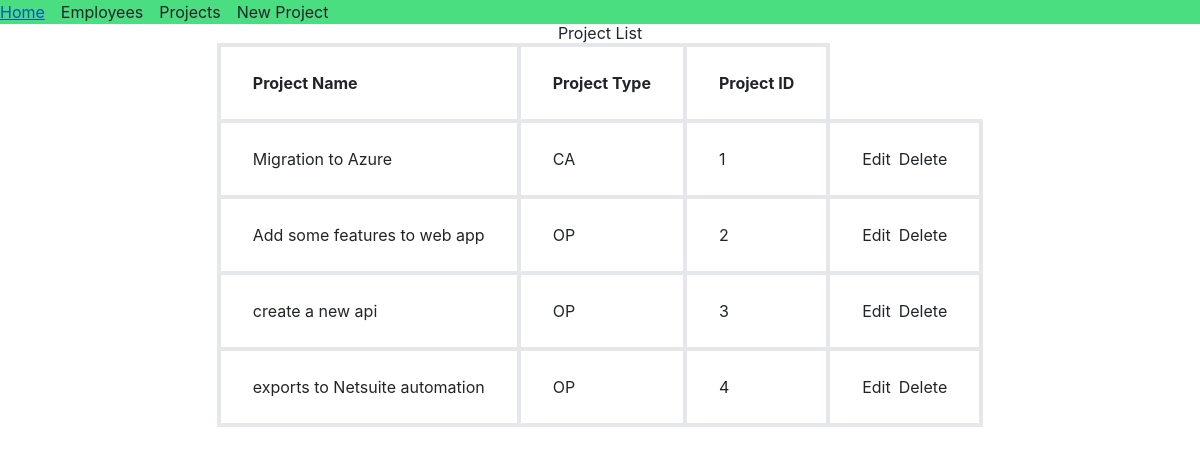
The page /home/projects/ on the database its author committed.
### app/models.py (models this page shows, shortened)
class Project(models.Model):
    CAPEX = "CA"
    OPEX = 'OP'
    project_type_choices = [
        (CAPEX, 'CAPEX'),
        (OPEX, 'OPEX')
    ]
    name = models.CharField(max_length=50)
    type = models.CharField(max_length=2, choices=project_type_choices)

### app/views.py (the view)
# urls.py: path('projects/', project_list, name='projects'),
def project_list(request):
    projects = Project.objects.all()
    context = {
        'projects': projects
    }
    return render(request, 'app/projects.html', context)

### templates/app/projects.html
{% extends 'app/base.html' %}
{% block content %}
<h1 class="flex justify-center">Project List</h1>
<table class="h-screen flex justify-center">
  <tr>
    <th class="border-4 px-8 py-4">Project Name</th>
    <th class="border-4 px-8 py-4">Project Type</th>
    <th class="border-4 px-8 py-4">Project ID</th>
  </tr>
    {% for i in projects %}
  <tr>
    <td class="border-4 px-8 py-4">{{ i.name}}</td>
    <td class="border-4 px-8 py-4">{{ i.type}}</td>
    <td class="border-4 px-8 py-4"> {{ i.id }}</td>
    <td class="border-4 px-8 py-4"><div class="flex space-x-2">
      <a href="{% url 'edit_project' i.id %}">Edit</a>
      <a href="{% url 'delete_project' i.id %}">Delete</a>
    </div></td>
  </tr>
{% endfor %}
</table>
{% endblock %}

### rows shown on the page
Project: name "Migration to Azure", type "CA", id "1"
Project: name "Add some features to web app", type "OP", id "2"
Project: name "create a new api", type "OP", id "3"
Project: name "exports to Netsuite automation", type "OP", id "4"
